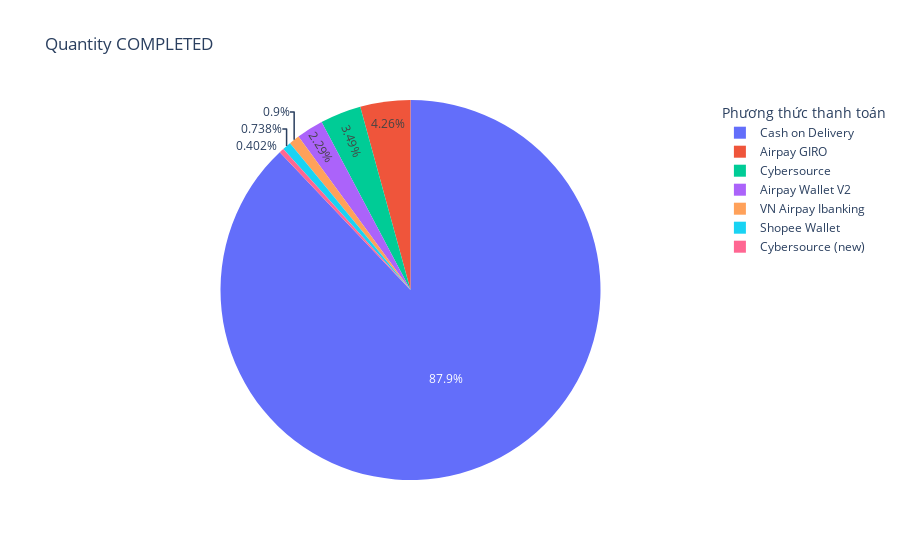

Notebook cell for this chart:
### Code cell
import plotly.graph_objects as go
df_completed = df[df["order_status"] == "COMPLETED"]
thong_ke = df_completed.groupby('new_payment_method')['item_quantity'].sum()
fig = go.Figure(data=go.Pie(labels=thong_ke.index, values=thong_ke))
fig.update_layout(
        title="Quantity COMPLETED",
        showlegend=True,
        legend_title="Phương thức thanh toán"
    )

### Figure 1 — Plotly figure (JSON) as saved in the notebook; plotly's stock layout.template omitted (floating-point values rounded to 4 significant figures)
{"data": [{"labels": ["Airpay GIRO", "Airpay Wallet V2", "Cash on Delivery", "Cybersource", "Cybersource (new)", "Shopee Wallet", "VN Airpay Ibanking"], "type": "pie", "values": [2346, 1258, 48374, 1919, 221, 406, 495]}], "layout": {"legend": {"title": {"text": "Phương thức thanh toán"}}, "showlegend": true, "title": {"text": "Quantity COMPLETED"}}}
